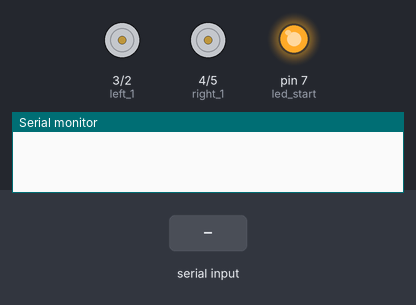
A sketch run on a simulated Arduino Uno, built with avr-gcc and run on an emulated ATmega328P. On the bench: motor-driver pin pairs drawn as motors (green arrow = first pin HIGH = forward, orange = second pin HIGH = backward, longer = more drive), output pins drawn as LEDs (lit = HIGH), the last lines printed to the serial monitor. The test bench sets the inputs (shaded band).

Above: at 1.7 s.
1.8 s: "A" received over the second serial link
At 2.3 s:
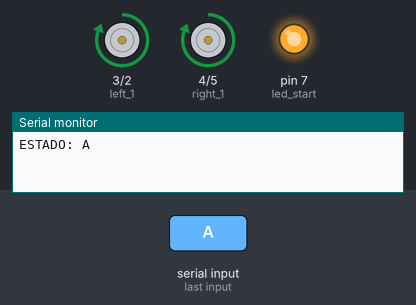
3.3 s: "B" received over the second serial link
At 4.5 s:
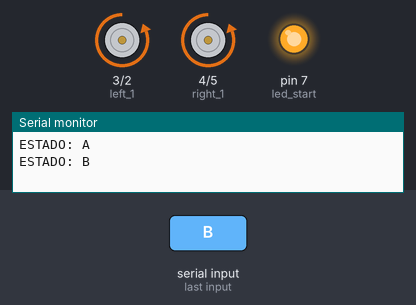
4.8 s: "R" received over the second serial link
At 5.8 s:
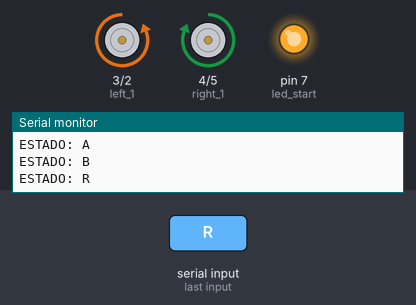
6.3 s: "L" received over the second serial link
At 7.0 s:
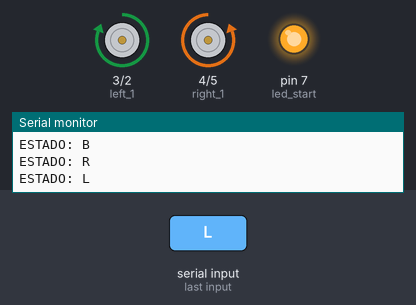
Timing chart, 0 to 8.8 s (numbered marks = the images above; inputs shaded):
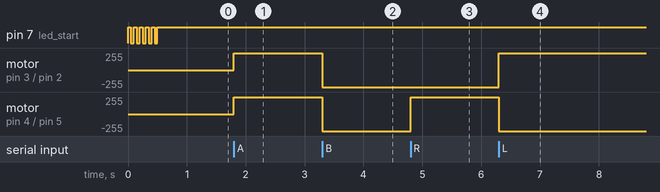

Measured:
- after the input at 1.8 s, motor on pin 3 (left_1) / pin 2 (left_2), motor on pin 4 (right_1) / pin 5 (right_2): stopped → forward 255/255 at once
- after the input at 3.3 s, motor on pin 3 (left_1) / pin 2 (left_2), motor on pin 4 (right_1) / pin 5 (right_2): forward 255/255 → backward 255/255 at once
- after the input at 4.8 s, motor on pin 4 (right_1) / pin 5 (right_2): backward 255/255 → forward 255/255 at once
- after the input at 6.3 s, motor on pin 3 (left_1) / pin 2 (left_2): backward 255/255 → forward 255/255 at once; motor on pin 4 (right_1) / pin 5 (right_2): forward 255/255 → backward 255/255 at once

The sketch:

BT_Car_bi-directional.ino
```cpp
#include <SoftwareSerial.h>

SoftwareSerial BT(10, 11); // RX | TX

const int right_1 = 4;
const int right_2 = 5;
const int left_1 = 3;
const int left_2 = 2;
const int led_start = 7;

char state = -1;

void setup()
{
  inicialize();
}

void loop()
{
  // Feed any data from bluetooth to Terminal.
  if (BT.available() > 0){
     state = BT.read();
     Serial.print("ESTADO: ");
     Serial.println(state);
  }
  //Car motion
  car(state);
}

/////FUNCTIONS/////

/**
 * Control motores
 * -Con un 1 funcionan los dos lados a la vez
 */
 void car(char state){
//Acelerate
 if (state == 'a') {
    digitalWrite(right_1, LOW);
    digitalWrite(right_2, LOW);
    digitalWrite(left_1,LOW);
    digitalWrite(left_2, LOW);
 }
 if (state == 'A') {
   digitalWrite(right_1, HIGH);
   digitalWrite(right_2,LOW);
   digitalWrite(left_1,HIGH);
   digitalWrite(left_2,LOW);
  }
//Reverse
 if (state == 'b') {
    digitalWrite(right_1, LOW);
    digitalWrite(right_2, LOW);
    digitalWrite(left_1,LOW);
    digitalWrite(left_2, LOW);
 }
 if (state == 'B') {
   digitalWrite(right_1, LOW);
   digitalWrite(right_2,HIGH);
   digitalWrite(left_1,LOW);
   digitalWrite(left_2,HIGH);
  }
//Go right
 if (state == 'R') {
   digitalWrite(right_1, HIGH);
   digitalWrite(right_2,LOW);
   digitalWrite(left_1,LOW);
   digitalWrite(left_2,HIGH);
  }
  if(state == 'r'){
    digitalWrite(right_1, LOW);
    digitalWrite(right_2, LOW);
    digitalWrite(left_1,LOW);
    digitalWrite(left_2, LOW);
  }
//Go left
 if (state == 'L') {
   digitalWrite(right_1, LOW);
   digitalWrite(right_2,HIGH);
   digitalWrite(left_1,HIGH);
   digitalWrite(left_2,LOW);
  }
  if(state == 'l'){
    digitalWrite(right_1, LOW);
    digitalWrite(right_2, LOW);
    digitalWrite(left_1,LOW);
    digitalWrite(left_2, LOW);
  }
 }

/**
 * Inicialize arduino and blink a green LED 5 times when it's ready
 * (green led keeps HIGH when program is running)
 */
 void inicialize(){

  pinMode(right_1,OUTPUT);
  pinMode(right_2,OUTPUT);
  pinMode(left_1,OUTPUT);
  pinMode(left_2,OUTPUT);

  digitalWrite(right_1, LOW);
  digitalWrite(right_2, LOW);
  digitalWrite(left_1,LOW);
  digitalWrite(left_2, LOW);

  pinMode(led_start,OUTPUT);

  Serial.begin(9600);
  BT.begin(9600);  //Default Baud for comm, it may be different for your Module.

  //Led blinks
  for (int i=0;i<5;i++){
  digitalWrite(led_start,HIGH);
  delay(50);
  digitalWrite(led_start,LOW);
  delay(50);
  }
  digitalWrite(led_start,HIGH);
}
```
